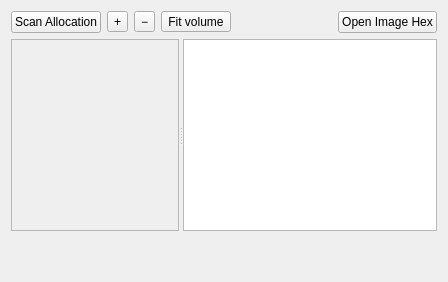
<?xml version="1.0" encoding="UTF-8"?>
<ui version="4.0">
 <class>FilesystemAllocationView</class>
 <widget class="QWidget" name="FilesystemAllocationView">
  <layout class="QVBoxLayout" name="layout">
   <item>
    <layout class="QHBoxLayout" name="controls">
     <item><widget class="QPushButton" name="scan"><property name="text"><string>Scan Allocation</string></property></widget></item>
     <item><widget class="QToolButton" name="zoomIn"><property name="text"><string>+</string></property><property name="toolTip"><string>Zoom in</string></property></widget></item>
     <item><widget class="QToolButton" name="zoomOut"><property name="text"><string>−</string></property><property name="toolTip"><string>Zoom out</string></property></widget></item>
     <item><widget class="QToolButton" name="fullVolume"><property name="text"><string>Fit volume</string></property></widget></item>
     <item>
      <spacer name="controlsSpacer">
       <property name="orientation"><enum>Qt::Horizontal</enum></property>
       <property name="sizeHint" stdset="0"><size><width>12</width><height>1</height></size></property>
      </spacer>
     </item>
     <item><widget class="QPushButton" name="openOffset"><property name="text"><string>Open Image Hex</string></property></widget></item>
    </layout>
   </item>
   <item>
    <widget class="QSplitter" name="splitter">
     <property name="orientation"><enum>Qt::Horizontal</enum></property>
     <widget class="QScrollArea" name="mapScroll">
      <property name="widgetResizable"><bool>false</bool></property>
      <property name="accessibleName"><string>Volume allocation grid</string></property>
     </widget>
     <widget class="QTableView" name="ranges">
      <property name="alternatingRowColors"><bool>true</bool></property>
      <property name="selectionBehavior"><enum>QAbstractItemView::SelectRows</enum></property>
      <property name="selectionMode"><enum>QAbstractItemView::SingleSelection</enum></property>
      <property name="sortingEnabled"><bool>true</bool></property>
     </widget>
    </widget>
   </item>
   <item><widget class="QLabel" name="legend"><property name="wordWrap"><bool>true</bool></property></widget></item>
   <item>
    <widget class="QLabel" name="status">
     <property name="textFormat"><enum>Qt::PlainText</enum></property>
     <property name="wordWrap"><bool>true</bool></property>
    </widget>
   </item>
  </layout>
 </widget>
 <resources/>
 <connections/>
</ui>
